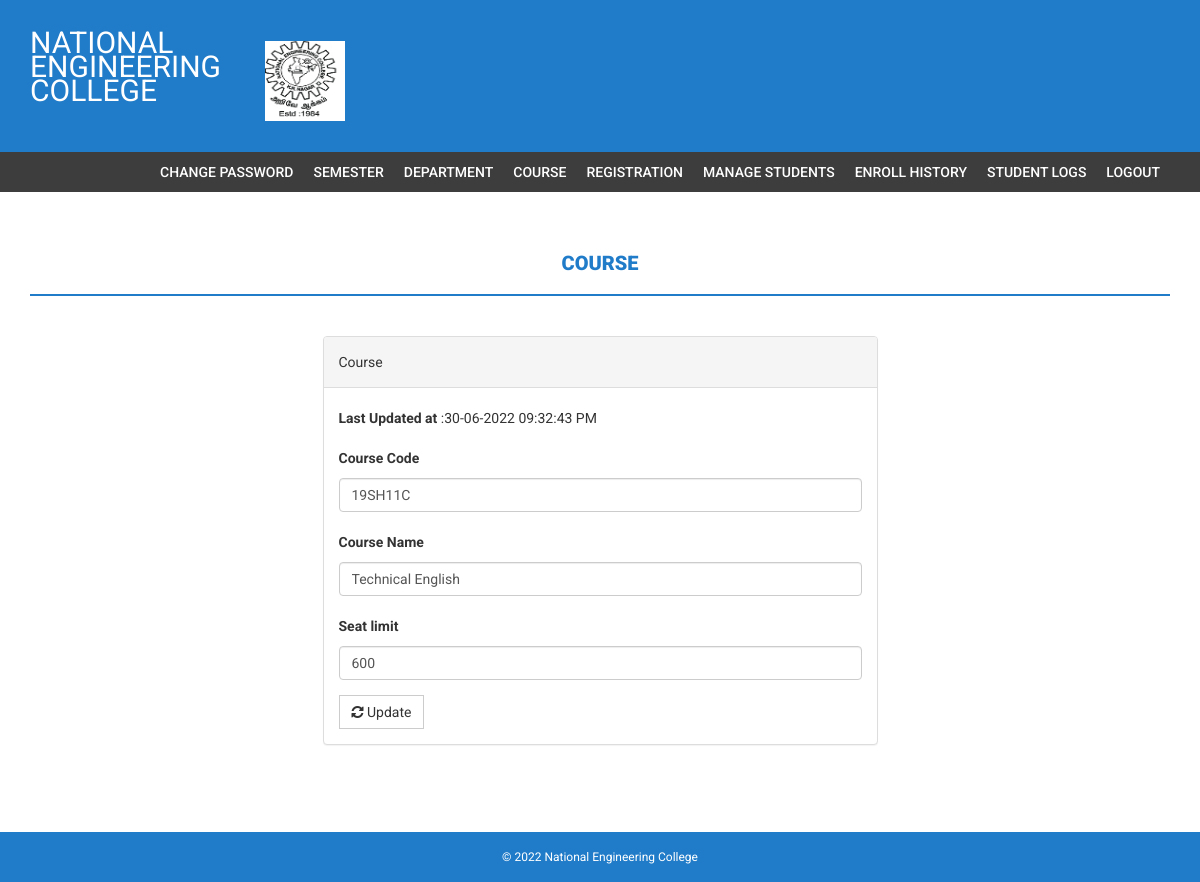
The app's page /admin/edit-course.php?id=9 (signed in) with its own data.
### tables this page shows
CREATE TABLE IF NOT EXISTS `course` (
  `id` int NOT NULL AUTO_INCREMENT,
  `courseCode` varchar(255) NOT NULL,
  `courseName` varchar(255) NOT NULL,
  `type` varchar(225) NOT NULL,
  `department` varchar(200) NOT NULL,
  `semester` varchar(200) NOT NULL,
  `credit` float NOT NULL,
  `noofSeats` int NOT NULL,
  `regulation` varchar(255) NOT NULL,
  `creationDate` timestamp NOT NULL DEFAULT CURRENT_TIMESTAMP,
  `updationDate` varchar(255) NOT NULL,
  PRIMARY KEY (`id`)
);

### admin/edit-course.php (the view, shortened to what this page needs)
<?php
if(strlen($_SESSION['alogin'])==0)
    {
header('location:index.php');
}
else{
$id=intval($_GET['id']);
?>
<!DOCTYPE html>
<html xmlns="http://www.w3.org/1999/xhtml">
<head>
    <link href="assets/css/bootstrap.css" rel="stylesheet" />
    <link href="assets/css/font-awesome.css" rel="stylesheet" />
    <link href="assets/css/style.css" rel="stylesheet" />
</head>
<body>
<?php include('includes/header.php');?>
<?php if($_SESSION['alogin']!="")
{
 include('includes/menubar.php');
}
 ?>
    <div class="content-wrapper">
        <div class="container">
              <div class="row">
                    <div class="col-md-12">
                        <h1 class="page-head-line">Course  </h1>
                    </div>
                </div>
                <div class="row" >
                  <div class="col-md-3"></div>
                    <div class="col-md-6">
                        <div class="panel panel-default">
                        <div class="panel-heading">
                           Course
                        </div>
                        <div class="panel-body">
                       <form name="dept" method="post">
<?php
$sql=mysqli_query($bd, "select * from course where id='$id'");
while($row=mysqli_fetch_array($sql))
{
?>
<p><b>Last Updated at</b> :<?php echo htmlentities($row['updationDate']);?></p>
   <div class="form-group">
    <label for="coursecode">Course Code  </label>
    <input type="text" class="form-control" id="coursecode" name="coursecode" placeholder="Course Code" value="<?php echo htmlentities($row['courseCode']);?>" required />
  </div>
 <div class="form-group">
    <label for="coursename">Course Name  </label>
    <input type="text" class="form-control" id="coursename" name="coursename" placeholder="Course Name" value="<?php echo htmlentities($row['courseName']);?>" required />
  </div>
<div class="form-group">
    <label for="seatlimit">Seat limit  </label>
    <input type="text" class="form-control" id="seatlimit" name="seatlimit" placeholder="Seat limit" value="<?php echo htmlentities($row['noofSeats']);?>" required />
  </div>
<?php } ?>
 <button type="submit" name="submit" class="btn btn-default"><i class=" fa fa-refresh "></i> Update</button>
</form>
                            </div>
                            </div>
                    </div>
                </div>
            </div>
        </div>
  <?php include('includes/footer.php');?>
</body>
</html>
<?php } ?>

### admin/assets/css/style.css (style rules this page uses)
body { font-family: 'Roboto', sans-serif; line-height: 30px; }
.content-wrapper { margin-top: 40px; min-height: 600px; padding-bottom: 60px; }
.page-head-line { font-weight: 900; padding-bottom: 20px; border-bottom: 2px solid #207cc9; text-transform: uppercase; color: #207cc9; font-size: 20px; margin-bottom: 40px; }
.btn { border-radius: 0px; -webkit-border-radius: 0px; -moz-border-radius: 0px; }

### admin/includes/footer.php (style rules this page uses)
.col-md-12 { text-align: center; }

### records on screen
course: updationDate "30-06-2022 09:32:43 PM", coursecode "19SH11C", coursename "Technical English", seatlimit "600"
